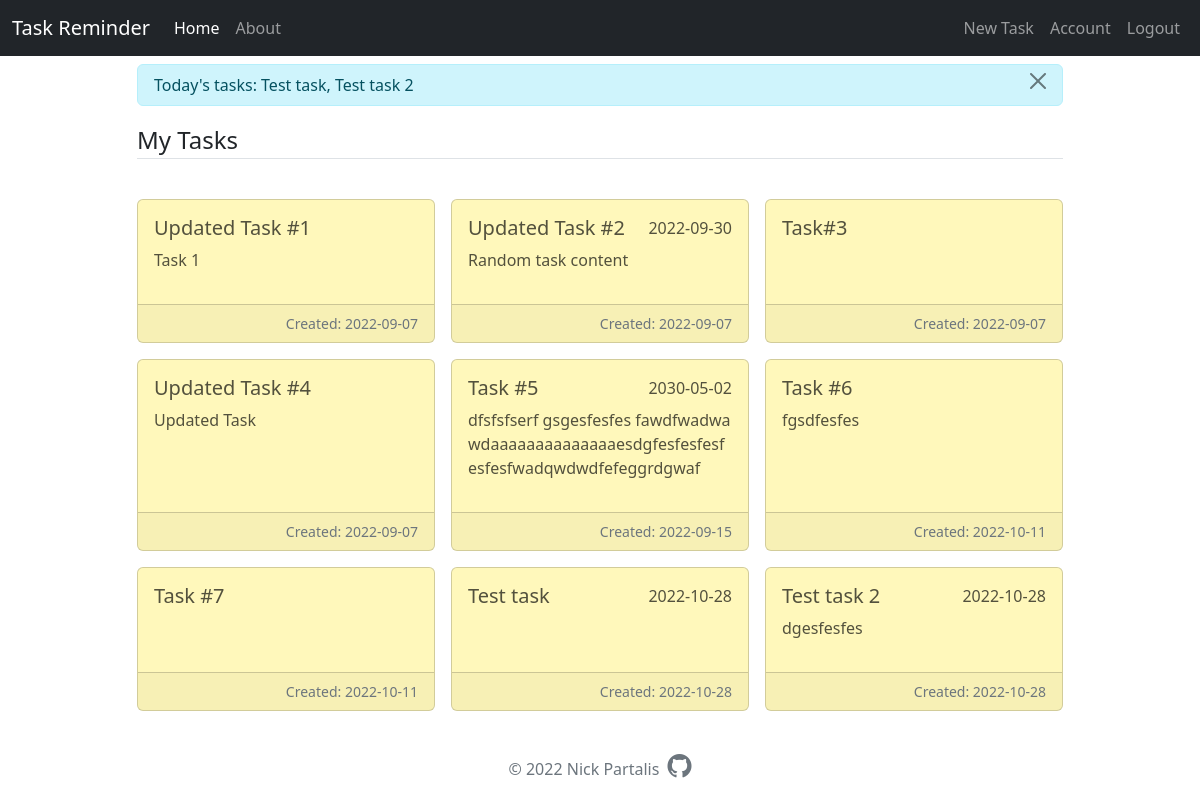
Screenshot of /home (signed in) with the database file from the repository.
### task_app/models.py (models this page shows, shortened)
class Task(db.Model):
    id = db.Column(db.Integer, primary_key=True)
    title = db.Column(db.String(100), nullable=False)
    content = db.Column(db.Text)
    date_created = db.Column(db.Date, nullable=False, default=datetime.now)
    date_tasked = db.Column(db.Date, nullable=True, default=None)
    user_id = db.Column(db.Integer, db.ForeignKey("user.id"), nullable=False)

### task_app/main/routes.py (the view)
@main.route("/")
@main.route("/home")
@login_required
def home():
    tasks = Task.query.filter_by(user_id=current_user.id).all()
    tasks_today = (Task.query
                   .filter_by(user_id=current_user.id)
                   .filter_by(date_tasked=date.today()).all())
    if tasks_today:
        tasks_str = ", ".join(map(lambda t: t.title, tasks_today))
        flash(f"Today's tasks: {tasks_str}", "info")
    return render_template("home.html", tasks=tasks)

### task_app/models.py (called while the page is built)
@login_manager.user_loader
def load_user(user_id):
    return User.query.get(int(user_id))

### task_app/templates/home.html (shortened to what this page needs)
{% extends "layout.html" %}
{% block content %}
    <legend class="border-bottom mb-4">My Tasks</legend>
    <div class="row g-3">
        {% if tasks %}
            {% for task in tasks %}
                <div class="col-xl-4 col-md-6">
                    <div class="card text-justify mb-3 h-100">
                        <div class="card-body">
                            <div class="d-flex">
                                <h5 class="card-title">{{ task.title }}</h5>
                                <span class="card-text ms-auto">
                                    {{ task.date_tasked if task.date_tasked else "" }}
                                </span>
                            </div>
                            <p class="card-text">{{ task.content }}</p>
                        </div>
                        <div class="card-footer text-muted d-flex">
                            <small class="ms-auto">Created: {{ task.date_created.strftime("%Y-%m-%d") }}</small>
                        </div>
                    </div>
                </div>
            {% endfor %}
        {% else %}
            <h6>No tasks scheduled. Create new ones by <a href="{{ url_for('tasks.new_task') }}">clicking here</a>.</h6>
        {% endif %}
    </div>
{% endblock content %}

### task_app/templates/layout.html (shortened to what this page needs)
<!DOCTYPE html>
<html lang="en">
<head>
  <link href="https://cdn.jsdelivr.net/npm/bootstrap@5.2.0/dist/css/bootstrap.min.css" rel="stylesheet"
>
  <link rel="stylesheet" href="https://cdn.jsdelivr.net/npm/bootstrap-icons@1.9.1/font/bootstrap-icons.css">
  <link rel="stylesheet" href="{{ url_for('static', filename='styles.css') }}">
</head>
<body class="d-flex flex-column min-vh-100">
  <nav class="navbar navbar-expand-sm navbar-dark bg-dark sticky-top mb-2" aria-label="Third navbar example">
    <div class="container-fluid">
      <a class="navbar-brand" href="{{ url_for('main.home') }}">Task Reminder</a>
      <div class="collapse navbar-collapse" id="navbar">
        <ul class="navbar-nav me-auto mb-2 mb-sm-0">
          <li class="nav-item"><a class="nav-link active" aria-current="page" href="{{ url_for('main.home') }}">Home</a></li>
          <li class="nav-item"><a class="nav-link" href="{{ url_for('main.about') }}">About</a></li>
        </ul>
        <ul class="navbar-nav mb-2 mb-sm-0">
          {% if current_user.is_authenticated %}
          <li class="nav-item"><a class="nav-link" href="{{ url_for('tasks.new_task') }}">New Task</a></li>
            <li class="nav-item"><a class="nav-link" href="{{ url_for('users.account') }}">Account</a></li>
            <li class="nav-item"><a class="nav-link" href="{{ url_for('users.logout') }}">Logout</a></li>
          {% else %}
            <li class="nav-item"><a class="nav-link" href="{{ url_for('users.login') }}">Login</a></li>
            <li class="nav-item"><a class="nav-link" href="{{ url_for('users.register') }}">Register</a></li>
          {% endif%}
        </ul>
      </div>
    </div>
  </nav>
  <main role="main" class="container">
    <div class="row">
      <div class="col-md-10 mx-auto">
        {% with messages = get_flashed_messages(with_categories=true) %}
            {% if messages %}
                {% for category, message in messages %}
                    <div class="alert alert-{{ category }} alert-dismissible" role="alert">
                        {{ message }}
                        <button type="button" class="btn-close btn-close-sm" data-bs-dismiss="alert" aria-label="Close"></button>
                    </div>
                {% endfor %}
            {% endif %}
        {% endwith %}
        {% block content %}{% endblock %}
      </div>
    </div>
  </main>
  <footer class="footer pt-4 mt-auto">
    <p class="text-center text-muted">© 2022 Nick Partalis
      <a href="https://github.com/nickpartalis"><i class="bi bi-github fs-4 ms-1"></i></a>
    </p>
  </footer>
</body>
</html>

### task_app/static/styles.css (style rules this page uses)
.alert, .alert .btn-close { padding-top: 8px; padding-bottom: 8px; }
.card { background-color: #fff8bb; color: #53513d; }
.footer a { color: inherit; text-decoration: inherit; }

### rows the page displays
Task: title "Updated Task #1", content "Task 1", date_created "2022-09-07"
Task: title "Updated Task #2", date_tasked "2022-09-30", content "Random task content", date_created "2022-09-07"
Task: title "Task#3", date_created "2022-09-07"
Task: title "Updated Task #4", content "Updated Task", date_created "2022-09-07"
Task: title "Task #5", date_tasked "2030-05-02", content "dfsfsfserf gsgesfesfes fawdfwadwa wdaaaaaaaaaaaaaaesdgfesfesfesfesfesfwadqwdwdfefeggrdgwaf", date_created "2022-09-15"
Task: title "Task #6", content "fgsdfesfes", date_created "2022-10-11"
Task: title "Task #7", date_created "2022-10-11"
Task: title "Test task", date_tasked "2022-10-28", date_created "2022-10-28"
Task: title "Test task 2", date_tasked "2022-10-28", content "dgesfesfes", date_created "2022-10-28"

### other values shown
{{ message }} "Today's tasks: Test task, Test task 2"
